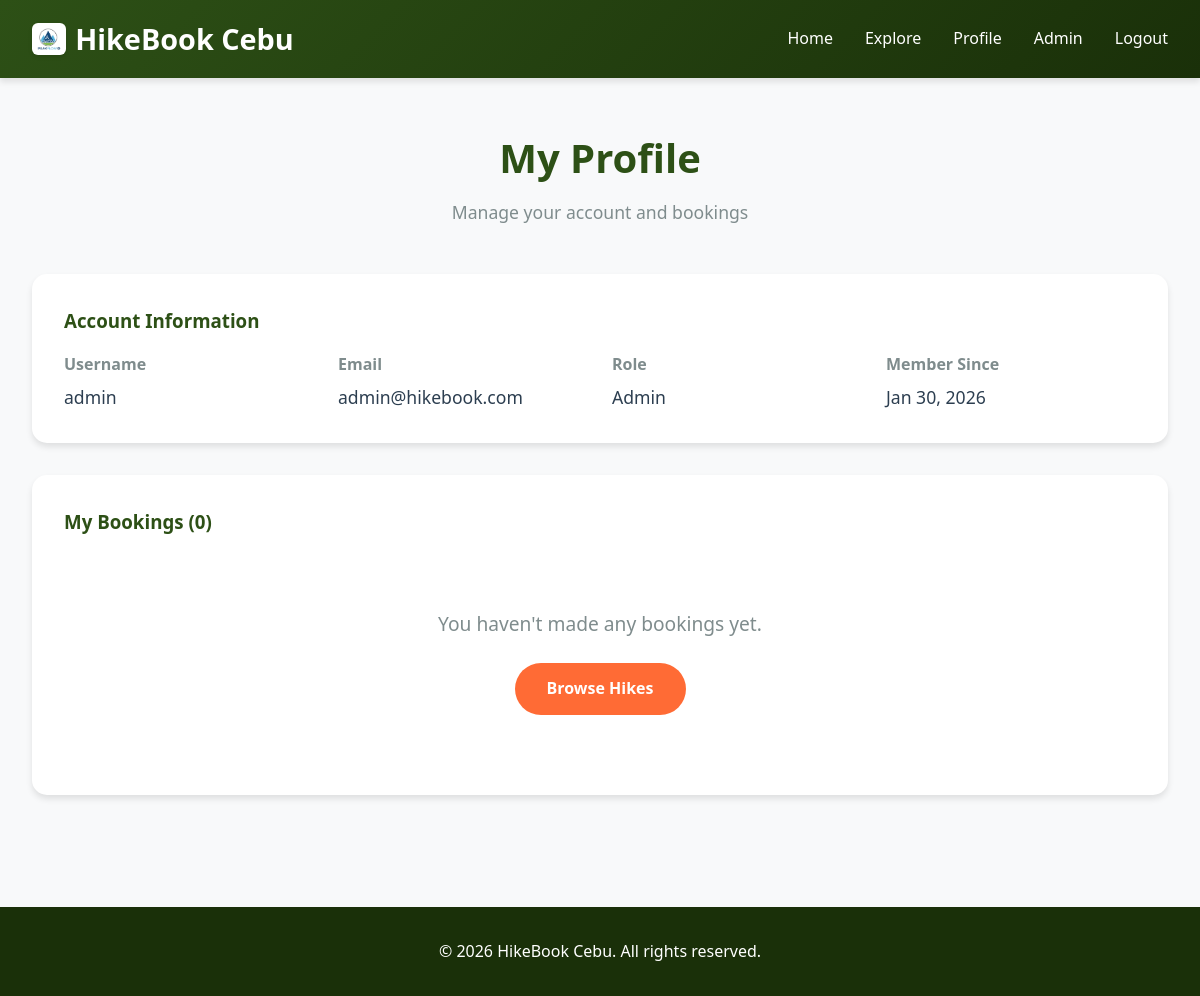
The app's page /profile.php (signed in) with its own data.
### tables this page shows
CREATE TABLE `users` (
  `id` int(11) NOT NULL,
  `username` varchar(50) NOT NULL,
  `email` varchar(100) NOT NULL,
  `password_hash` varchar(255) NOT NULL,
  `role` varchar(20) DEFAULT 'user',
  `created_at` timestamp NOT NULL DEFAULT current_timestamp(),
  `is_active` tinyint(1) DEFAULT 1
);

### config.php (called while the page is built, shortened)
<?php
function isAdmin() {
    return isset($_SESSION['role']) && $_SESSION['role'] === ROLE_ADMIN;
}
function sanitize($data) {
    return htmlspecialchars(trim($data), ENT_QUOTES, 'UTF-8');
}
function base_url($path = '') {
    return rtrim(SITE_URL, '/') . '/' . ltrim($path, '/');
}
?>

### profile.php (the view, shortened to what this page needs)
<?php
require_once 'config.php';
$stmt = $pdo->prepare("SELECT * FROM users WHERE id = ?");
$stmt->execute([$_SESSION['user_id']]);
$user = $stmt->fetch();
$stmt = $pdo->prepare("
    SELECT b.*, h.name as hike_name, h.location, h.image_url
    FROM bookings b
    JOIN hikes h ON b.hike_id = h.id
    WHERE b.customer_email = ?
    ORDER BY b.created_at DESC
");
$stmt->execute([$user['email']]);
$bookings = $stmt->fetchAll();
?>
<!DOCTYPE html>
<html lang="en">
<head>
    <link rel="stylesheet" href="css/styles.css">
</head>
<body>
    <nav class="navbar">
        <div class="nav-container">
            <a href="index.php" class="logo">
                <img src="images/logo.png" alt="HikeBook Cebu Logo">
                <?php echo SITE_NAME; ?>
            </a>
            <ul class="nav-links">
                <li><a href="index.php">Home</a></li>
                <li><a href="hikes.php">Explore</a></li>
                <li><a href="profile.php">Profile</a></li>
                <?php if (isAdmin()): ?>
                    <li><a href="<?php echo base_url('admin/dashboard.php'); ?>">Admin</a></li>
                <?php endif; ?>
                <li><a href="logout.php">Logout</a></li>
            </ul>
        </div>
    </nav>
    <div class="container">
        <div class="section-title">
            <h2>My Profile</h2>
            <p>Manage your account and bookings</p>
        </div>
        <div style="background: white; padding: 2rem; border-radius: 15px; box-shadow: 0 4px 6px rgba(0,0,0,0.1); margin-bottom: 2rem;">
            <h3 style="color: var(--primary); margin-bottom: 1rem;">Account Information</h3>
            <div style="display: grid; grid-template-columns: repeat(auto-fit, minmax(250px, 1fr)); gap: 1.5rem;">
                <div>
                    <strong style="color: var(--text-light);">Username</strong>
                    <p style="font-size: 1.1rem; margin-top: 0.3rem;"><?php echo sanitize($user['username']); ?></p>
                </div>
                <div>
                    <strong style="color: var(--text-light);">Email</strong>
                    <p style="font-size: 1.1rem; margin-top: 0.3rem;"><?php echo sanitize($user['email']); ?></p>
                </div>
                <div>
                    <strong style="color: var(--text-light);">Role</strong>
                    <p style="font-size: 1.1rem; margin-top: 0.3rem;"><?php echo ucfirst(sanitize($user['role'])); ?></p>
                </div>
                <div>
                    <strong style="color: var(--text-light);">Member Since</strong>
                    <p style="font-size: 1.1rem; margin-top: 0.3rem;"><?php echo date('M d, Y', strtotime($user['created_at'])); ?></p>
                </div>
            </div>
        </div>
        <div style="background: white; padding: 2rem; border-radius: 15px; box-shadow: 0 4px 6px rgba(0,0,0,0.1);">
            <h3 style="color: var(--primary); margin-bottom: 1.5rem;">My Bookings (<?php echo count($bookings); ?>)</h3>
            <?php if (count($bookings) > 0): ?>
                <div style="display: grid; gap: 1.5rem;">
                    <?php foreach ($bookings as $booking): ?>
                        <div style="border: 2px solid #eee; border-radius: 10px; overflow: hidden; display: grid; grid-template-columns: 200px 1fr; gap: 1.5rem;">
                            <img src="<?php echo sanitize($booking['image_url']); ?>" alt="<?php echo sanitize($booking['hike_name']); ?>" style="width: 100%; height: 100%; object-fit: cover;">
                            <div style="padding: 1.5rem;">
                                <div style="display: flex; justify-content: space-between; align-items: start; margin-bottom: 1rem;">
                                    <div>
                                        <h4 style="color: var(--primary); margin-bottom: 0.3rem;"><?php echo sanitize($booking['hike_name']); ?></h4>
                                        <p style="color: var(--text-light);">📍 <?php echo sanitize($booking['location']); ?></p>
                                    </div>
                                    <span class="meta-badge" style="background: <?php
                                        echo $booking['status'] === 'confirmed' ? '#d4edda' :
                                             ($booking['status'] === 'cancelled' ? '#f8d7da' : '#fff3cd');
                                    ?>; color: <?php
                                        echo $booking['status'] === 'confirmed' ? '#155724' :
                                             ($booking['status'] === 'cancelled' ? '#721c24' : '#856404');
                                    ?>;">
                                        <?php echo ucfirst(sanitize($booking['status'])); ?>
                                    </span>
                                </div>
                                <div style="display: grid; grid-template-columns: repeat(auto-fit, minmax(150px, 1fr)); gap: 1rem;">
                                    <div>
                                        <strong style="color: var(--text-light); font-size: 0.9rem;">Date</strong>
                                        <p style="margin-top: 0.2rem;">📅 <?php echo date('M d, Y', strtotime($booking['date'])); ?></p>
                                    </div>
                                    <div>
                                        <strong style="color: var(--text-light); font-size: 0.9rem;">Guests</strong>
                                        <p style="margin-top: 0.2rem;">👥 <?php echo $booking['guests']; ?> person(s)</p>
                                    </div>
                                    <div>
                                        <strong style="color: var(--text-light); font-size: 0.9rem;">Total Price</strong>
                                        <p style="margin-top: 0.2rem; color: var(--accent); font-weight: bold;">₱<?php echo number_format($booking['total_price']); ?></p>
                                    </div>
                                    <div>
                                        <strong style="color: var(--text-light); font-size: 0.9rem;">Booked On</strong>
                                        <p style="margin-top: 0.2rem;"><?php echo date('M d, Y', strtotime($booking['created_at'])); ?></p>
                                    </div>
                                </div>
                            </div>
                        </div>
                    <?php endforeach; ?>
                </div>
            <?php else: ?>
                <div style="text-align: center; padding: 3rem;">
                    <p style="font-size: 1.2rem; color: var(--text-light); margin-bottom: 1.5rem;">You haven't made any bookings yet.</p>
                    <a href="hikes.php" class="btn btn-primary">Browse Hikes</a>
                </div>
            <?php endif; ?>
        </div>
    </div>
    <footer class="footer">
        <p>&copy; <?php echo date('Y'); ?> <?php echo SITE_NAME; ?>. All rights reserved.</p>
    </footer>
</body>
</html>

### css/styles.css (style rules this page uses)
* { margin: 0; padding: 0; box-sizing: border-box; }
:root { --primary: #2d5016; --primary-light: #4a7c2c; --primary-dark: #1a3009; --secondary: #8b4513; --accent: #ff6b35; --text-dark: #2c3e50; --text-light: #7f8c8d; --bg-light: #f8f9fa; --white: #ffffff; --shadow: 0 4px 6px rgba(0, 0, 0, 0.1); --shadow-lg: 0 10px 25px rgba(0, 0, 0, 0.2); }
body { font-family: 'Segoe UI', Tahoma, Geneva, Verdana, sans-serif; line-height: 1.6; color: var(--text-dark); background-color: var(--bg-light); }
.navbar { background: linear-gradient(135deg, var(--primary) 0%, var(--primary-dark) 100%); padding: 1rem 0; box-shadow: var(--shadow); position: sticky; top: 0; z-index: 1000; }
.nav-container { max-width: 1200px; margin: 0 auto; padding: 0 2rem; display: flex; justify-content: space-between; align-items: center; }
.logo { font-size: 1.8rem; font-weight: bold; color: var(--white); text-decoration: none; display: flex; align-items: center; gap: 0.6rem; transition: transform 0.3s ease; }
.logo img { height: 32px; width: auto; object-fit: contain; transition: transform 0.3s ease; background: white; padding: 4px; border-radius: 6px; box-shadow: 0 2px 4px rgba(0, 0, 0, 0.1); }
.nav-links { display: flex; gap: 2rem; list-style: none; }
.nav-links a { color: var(--white); text-decoration: none; font-weight: 500; transition: color 0.3s; }
.btn { display: inline-block; padding: 0.8rem 2rem; border-radius: 50px; text-decoration: none; font-weight: 600; transition: all 0.3s; border: none; cursor: pointer; }
.btn-primary { background: var(--accent); color: var(--white); }
.container { max-width: 1200px; margin: 0 auto; padding: 3rem 2rem; }
.section-title { text-align: center; margin-bottom: 3rem; }
.section-title h2 { font-size: 2.5rem; color: var(--primary); margin-bottom: 0.5rem; }
.section-title p { color: var(--text-light); font-size: 1.1rem; }
.footer { background: var(--primary-dark); color: var(--white); text-align: center; padding: 2rem; margin-top: 4rem; }

### records on screen
users: username "admin", email "admin@hikebook.com", role "Admin", created_at "Jan 30, 2026"

### other values on screen
SITE_NAME "HikeBook Cebu"
count($bookings) "0"
